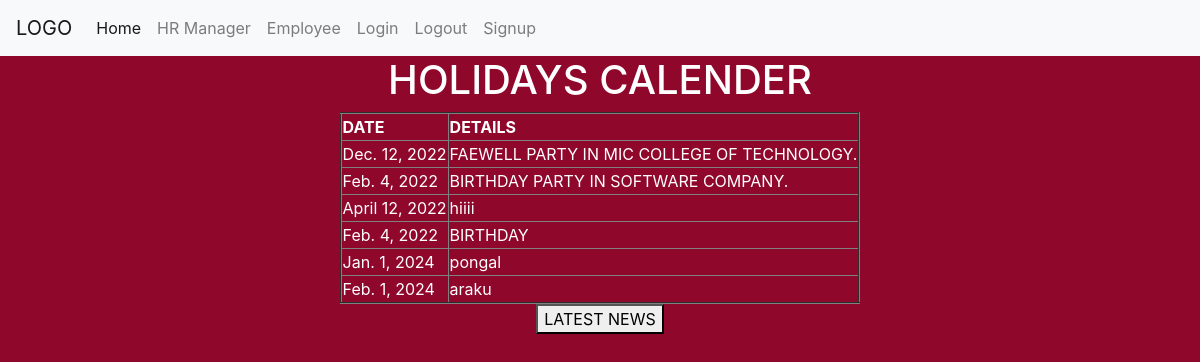
The page /calender/ on the database its author committed.
### app7/models.py (models this page shows)
class Holidays(models.Model):
    date=models.DateField()
    occation=models.TextField()

### app7/views.py (the view)
# urls.py: path('calender/', views.calender),
def calender(request):
	holidayss=Holidays.objects.all()
	return render(request,'app7/calender.html',{'h':holidayss})

### templates/app7/calender.html (shortened to what this page needs)
{% extends 'app7/base.html' %}
{%block body_block%}
{%load static%}
<!DOCTYPE html>
<html>
    <head>
        <link rel="stylesheet" href="{%static "css/style3.css" %}">
    </head>
    <body>
        <center>
        <h1>HOLIDAYS CALENDER</h1>
        <table border="2">
            <thead>
                <th>DATE</th>
                <th>DETAILS</th>
            </thead>
            {% for i in h %}
        <tr>
            <td>{{i.date}}</td>
            <td>{{i.occation}}</td>
        </tr>
           {% endfor %}
        </table>
        <a href="/newsdata"><button>LATEST NEWS</button></a>
     {% endblock %}

### static/css/style3.css (style rules this page uses)
body { background: rgb(144, 7, 44); color:white; text-align: center; }

### rows shown on the page
Holidays: date "Dec. 12, 2022", occation "FAEWELL PARTY IN MIC COLLEGE OF TECHNOLOGY."
Holidays: date "Feb. 4, 2022", occation "BIRTHDAY PARTY IN SOFTWARE COMPANY."
Holidays: date "April 12, 2022", occation "hiiii"
Holidays: date "Feb. 4, 2022", occation "BIRTHDAY"
Holidays: date "Jan. 1, 2024", occation "pongal"
Holidays: date "Feb. 1, 2024", occation "araku"
